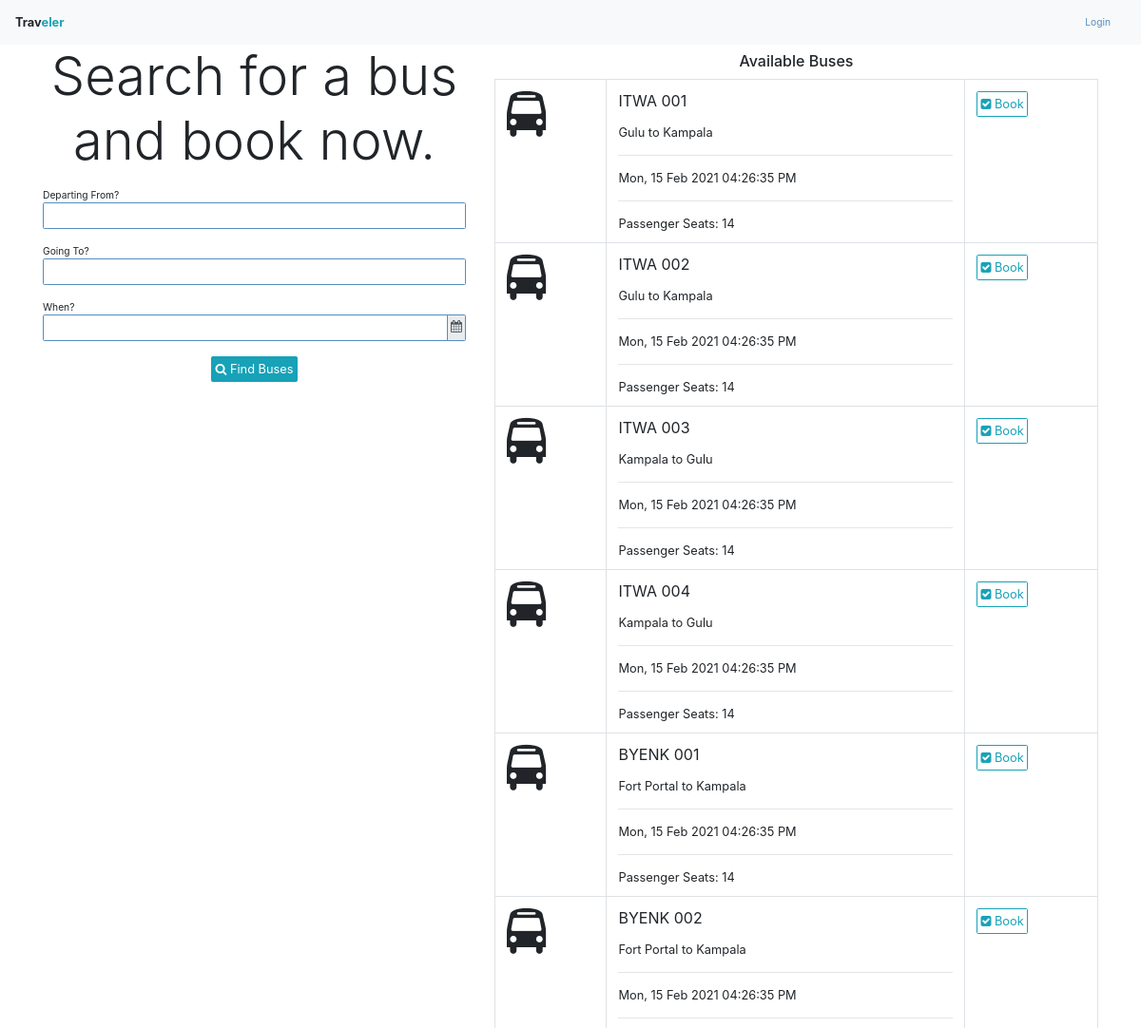
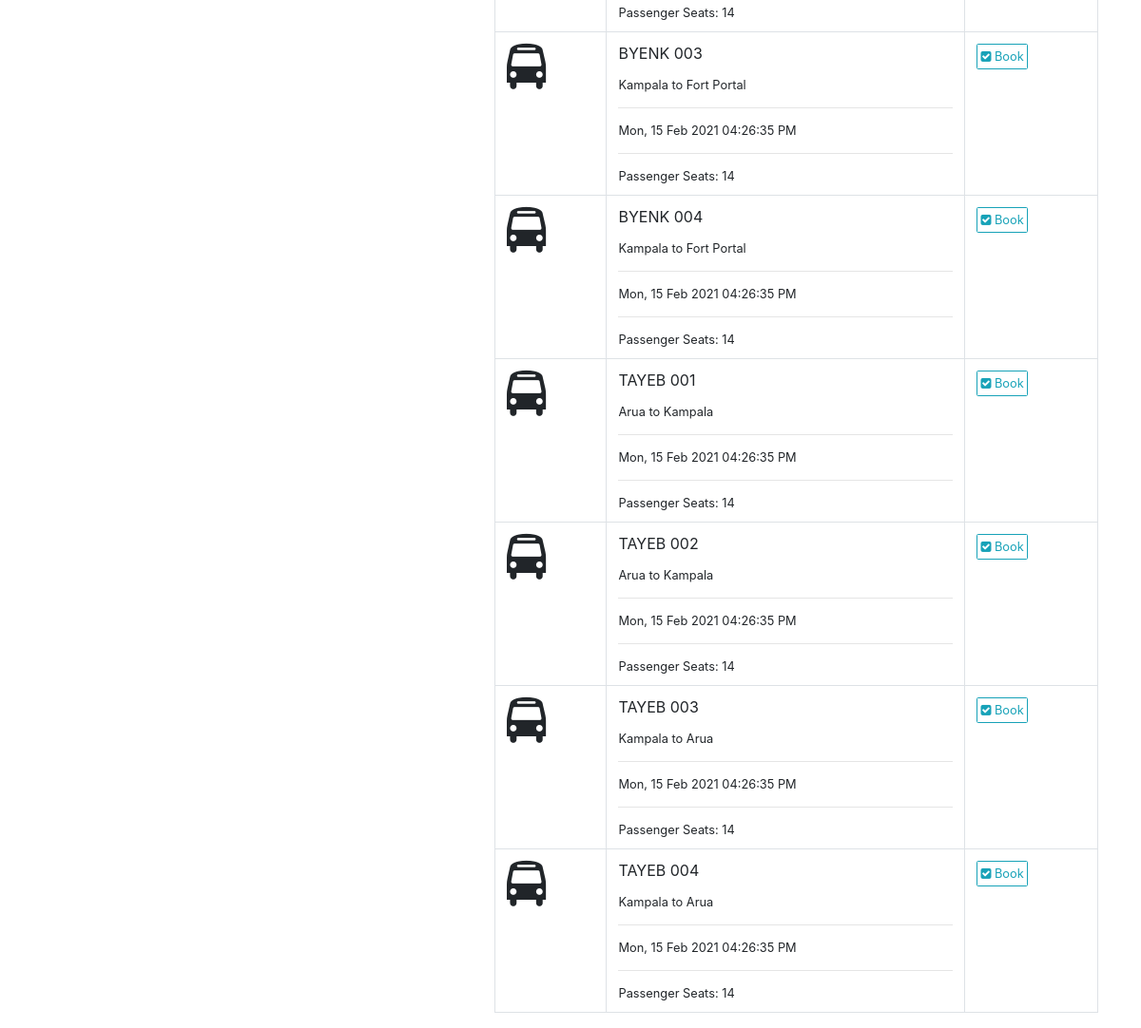
The page /bus/search on the database as committed earlier (2 pictures, top to bottom).
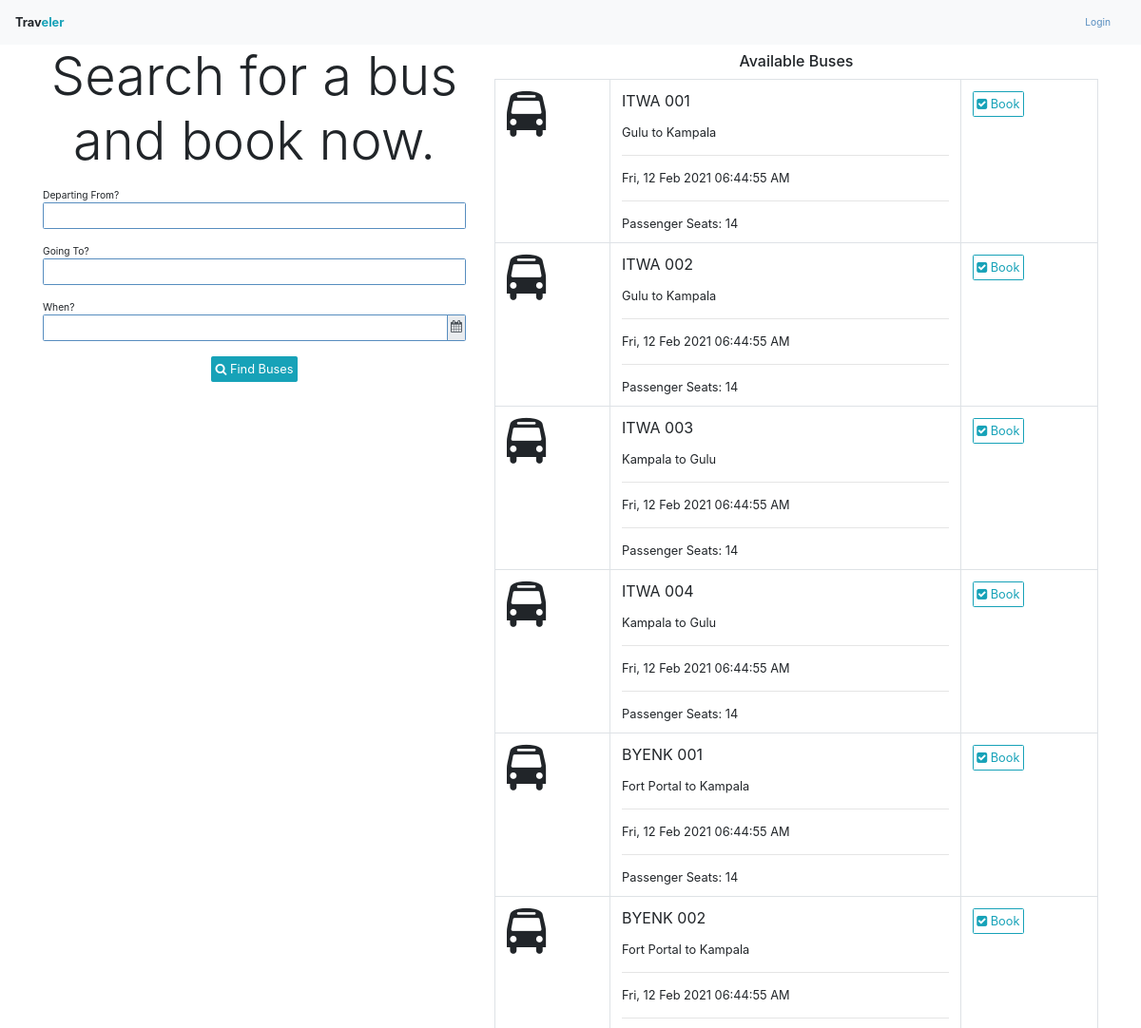
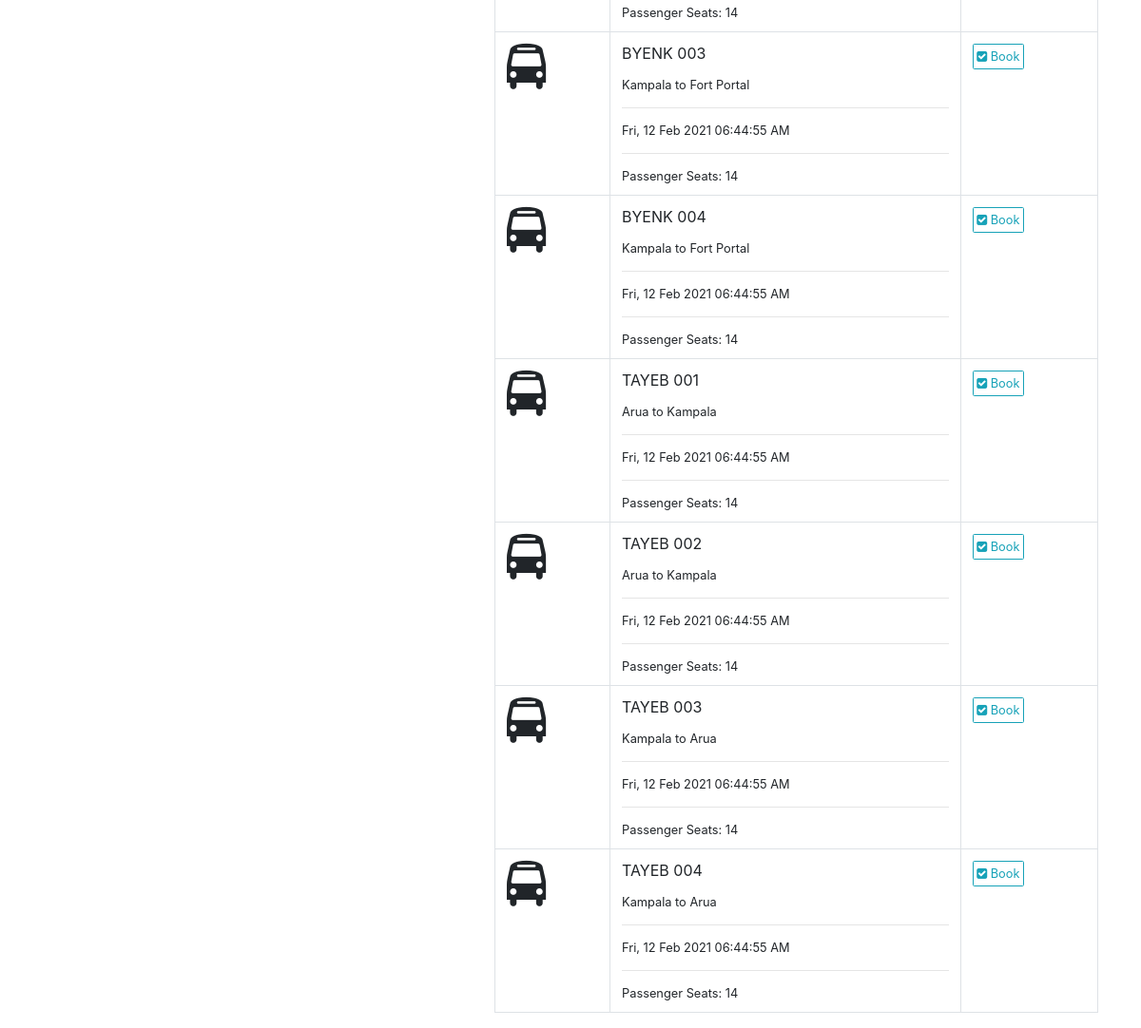
The same page on the database as committed later (2 pictures, top to bottom).
### app/models/models.py (models this page shows, shortened)
class Bus(db.Model):
    id = db.Column(db.Integer, primary_key=True)
    number = db.Column(db.String(16))
    columns = db.Column(db.Integer)
    rows = db.Column(db.Integer)
    broadcast = db.Column(db.Boolean)
    departure_time = db.Column(db.DateTime)
    schedule_cancelled_reason = db.Column(db.String(1024))
    booking_deadline = db.Column(db.DateTime)
    free_bus_time = db.Column(db.DateTime)
    branch_id = db.Column(db.Integer, db.ForeignKey("branch.id"))
    company_id = db.Column(db.Integer, db.ForeignKey("company.id"))
    status_id = db.Column(db.Integer, db.ForeignKey("status.id"))
    journey_id = db.Column(db.Integer, db.ForeignKey("journey.id"))
    grids = db.relationship("Grid", backref="bus", cascade="delete", lazy="dynamic")
    bookings = db.relationship("Booking", backref="bus")
    payments = db.relationship("Payment", backref="bus")
    def seats(self):
        return list(filter(lambda grid:grid.grid_type==1, self.grids))

class Journey(db.Model):
    id = db.Column(db.Integer, primary_key=True)
    from_ = db.Column(db.String(64))
    to = db.Column(db.String(64))
    distance = db.Column(db.Float)
    duration = db.Column(db.Float)
    branch_id = db.Column(db.Integer, db.ForeignKey("branch.id"))
    buses = db.relationship("Bus", backref="journey")
    pickups = db.relationship("Pickup", backref="journey")
    pricings = db.relationship("Pricing", backref="journey")
    payments = db.relationship("Payment", backref="journey")
    def __str__(self):
        return f"{self.from_} to {self.to}"

### app/WEB/views/bus.py (the view)
@bus_bp.route("/search", methods=["GET"])
def search_buses():
	search_buses_form = SearchBusesForm(request.args)
	from_ = None
	to = None
	departure_time = None
	if search_buses_form.validate():
		data = search_buses_form.data
		from_ = data.get("from_")
		to = data.get("to")
		departure_time = data.get("departure_time")
	buses = find_buses(from_=from_, to=to, departure_time=departure_time)
	if departure_time:
		search_buses_form.departure_time.data = departure_time.strftime(app.config.get("TIME_FORMAT"))
	template = "index/search-buses-results.html"
	if current_user.is_authenticated:
		template = "bus/passenger-buses.html"
	return render_template(template, buses=buses, search_buses_form=search_buses_form)

### app/WEB/forms/bus.py (shortened to what this page needs)
class SearchBusesForm(FlaskForm):
	UTC_offset = StringField(widget=HiddenInput())
	from_ = StringField("Departing From?", validators=[])
	to = StringField("Going To?", validators=[])
	departure_time = StringField("When?", validators=[])
	submit = SubmitField('Find Bus')
	def __init__(self, *args, **kwargs):
		super().__init__(*args, **kwargs)
		self.datetime_format = app.config.get("TIME_FORMAT")
	def validate_departure_time(form, field):
		departure_time = field.data

### app/WEB/context_processors.py (called while the page is built)
@app.context_processor
def application():
	return  {
		"HOST": app.config.get("HOST_ADDRESS")
	}

@app.context_processor
def company():
	context = dict()
	if current_user.is_authenticated:
		context["profile"] = current_user.profile
		branch = current_user.profile.branch
		if branch:
			context["branch"] = branch
			context["company"] = branch.company
	return context

### app/WEB/template_filters.py (called while the page is built)
def datetimeformat(value, format='%H:%M / %d-%m-%Y'):
	if isinstance(value, datetime):
		return value.strftime(format)

### app/helpers/datetimes.py (called while the page is built)
def now():
	return datetime.datetime.now().astimezone(timezone)

### app/utils.py (called while the page is built, shortened)
def find_buses(from_=None, to=None, departure_time=None, company_id=None):
	journeys_query = Journey.query
	if from_:
	    journeys_query = journeys_query.filter(Journey.from_==from_)
	if to:
	    journeys_query = journeys_query.filter(Journey.to==to)
	journeys = journeys_query.all()
	buses_query = Bus.query.filter(Bus.journey_id.in_([journey.id for journey in journeys]), Bus.booking_deadline > now())
	if company_id:
	    buses_query = buses_query.filter_by(company_id=company_id)
	return buses_query.all()

### app/templates/index/search-buses-results.html
{% extends 'index/home-base.html' %}
{% block content %}
<div class="container">
	<div class="row">
		<div class="col-md-5">
			{% include 'index/search-buses-form.html' %}
		</div>
		<div class="col-md-7">
			{% include 'index/available-buses.html' %}
		</div>
	</div>
</div>
{% endblock %}

### app/templates/index/home-base.html
{% extends 'base.html' %}
{% block body %}
<div class="container-fluid p-0">
	<div class="nav navbar navbar-light bg-light">
		<strong>Trav<span class="text-info">eler</span></strong>
		{% block nav_options %}
			<a href="{{ url_for('index.login') }}" class="nav-link"><small>Login</small></a>
		{% endblock %}
	</div>
	{% block content %}
	{% endblock %}
</div>
{% endblock %}

### app/templates/base.html (shortened to what this page needs)
<html>
	<head>
		<link rel="stylesheet" type="text/css" href="{{ url_for('static', filename='css/bootstrap.min.css') }}">
		<link rel="stylesheet" type="text/css" href="{{ url_for('static', filename='css/cropper.min.css') }}">
		<link rel="stylesheet" type="text/css" href="{{ url_for('static', filename='css/tempusdominus-bootstrap-4.min.css') }}">
		<link rel="stylesheet" type="text/css" href="{{ url_for('static', filename='css/style.css') }}">
		<link rel="stylesheet" type="text/css" href="{{ url_for('static', filename='css/font-awesome.min.css') }}">
	</head>
	<body>
		{% block body %}
		{% endblock %}
	</body>
</html>

### app/templates/index/search-buses-form.html (shortened to what this page needs)
{% from 'helpers.html' import render_string_field, render_UTC_field, render_datetime_field %}
<p class="display-4 text-center">Search for a bus and book now.</p>
<div class="login-content">
<form method="GET" action="{{ url_for('bus.search_buses') }}" >
	{{ render_string_field(search_buses_form.from_) }}
	{{ render_string_field(search_buses_form.to) }}
	{{ render_datetime_field(search_buses_form.departure_time, "departure-time-datetimepicker") }}
	<div align="center" class="border-0">
		<button class="btn btn-info"><span class="fa fa-search"></span> Find Buses</button>
	</div>
</form>
</div>

### app/templates/helpers.html (shortened to what this page needs)
{% macro render_string_field(field) %}
	<div class='form-group'>
		<small>{{field.label.text}}</small>
		{% if field.errors %}
			{{ field(class="form-control is-invalid", **kwargs)|safe }}
			<div class="invalid-feedback">
				{% for error in field.errors %}
					{{ error }}
				{% endfor %}
			</div>
		{% else %}
		{{ field(class="form-control", **kwargs)|safe }}
		{% endif %}
	</div>
{% endmacro %}
{% macro render_datetime_field(field, datetimepicker_id, datetime_format="MMMM DD YYYY, hh:mm A") %}
	<div class="form-group">
		<small>{{field.label.text}}</small>
		{% if field.errors %}
			<div class="input-group date" id="{{datetimepicker_id}}" data-target-input="nearest">
				{{ field(type="text", class="form-control is-invalid datetimepicker-input", data_target="#{{datetimepicker_id}}", **kwargs)|safe }}
				<div class="input-group-append" data-target="#{{datetimepicker_id}}" data-toggle="datetimepicker">
					<div class="input-group-text">
						<i class="fa fa-calendar"></i>
					</div>
				</div>
				<div class="invalid-feedback">
					{% for error in field.errors %}
						{{ error }}
					{% endfor %}
				</div>
			</div>
		{% else %}
		<div class="input-group date" id="{{datetimepicker_id}}" data-target-input="nearest">
			{{ field(type="text", class="form-control datetimepicker-input", data_target='#'+datetimepicker_id, **kwargs)|safe }}
			<div class="input-group-append" data-target="#{{datetimepicker_id}}" data-toggle="datetimepicker">
				<div class="input-group-text">
					<i class="fa fa-calendar"></i>
				</div>
			</div>
		</div>
		{% endif %}
	</div>
{% endmacro %}

### app/templates/index/available-buses.html
<h5 class="p-2 m-0 text-center">Available Buses</h5>
<table class="table table-responsive-sm border">
    <tbody>
        {% for bus in buses %}
            <tr>
                <td>
                	<span class="fa fa-bus fa-3x"></span>
                </td>
                <td class="border m-auto">
                    <p>{{bus.number}}</p>
                    <small>{{bus.journey}}</small>
                    <hr>
                    <small>{{bus.departure_time|datetimeformat('%a, %d %b %Y %r')}}</small>
                    <hr>
                    <small>Passenger Seats: {{bus.seats()|length}} </small>
                </td>
                <td><a href="{{url_for('bus.get_passenger_bus', bus_id=bus.id)}}" class='btn btn-outline-info'><span class="fa fa-check-square"></span> Book</a></td>
            </tr>
        {% else %}
            <div class="container" align="center">
                <p class="display-5 text-muted p-2">No Buses Available!</p>
            </div>
        {% endfor %}
    </tbody>
</table>

### app/static/css/style.css (style rules this page uses)
.login-content { max-width: 510px; margin: 2vh auto; }

Rows that differ between the two databases and show on the page:
changed Bus "ITWA 001": departure_time "Mon, 15 Feb 2021 04:26:35 PM" → "Fri, 12 Feb 2021 06:44:55 AM"
changed Bus "ITWA 002": departure_time "Mon, 15 Feb 2021 04:26:35 PM" → "Fri, 12 Feb 2021 06:44:55 AM"
changed Bus "ITWA 003": departure_time "Mon, 15 Feb 2021 04:26:35 PM" → "Fri, 12 Feb 2021 06:44:55 AM"
changed Bus "ITWA 004": departure_time "Mon, 15 Feb 2021 04:26:35 PM" → "Fri, 12 Feb 2021 06:44:55 AM"
changed Bus "BYENK 001": departure_time "Mon, 15 Feb 2021 04:26:35 PM" → "Fri, 12 Feb 2021 06:44:55 AM"
changed Bus "BYENK 002": departure_time "Mon, 15 Feb 2021 04:26:35 PM" → "Fri, 12 Feb 2021 06:44:55 AM"
changed Bus "BYENK 003": departure_time "Mon, 15 Feb 2021 04:26:35 PM" → "Fri, 12 Feb 2021 06:44:55 AM"
changed Bus "BYENK 004": departure_time "Mon, 15 Feb 2021 04:26:35 PM" → "Fri, 12 Feb 2021 06:44:55 AM"
changed Bus "TAYEB 001": departure_time "Mon, 15 Feb 2021 04:26:35 PM" → "Fri, 12 Feb 2021 06:44:55 AM"
changed Bus "TAYEB 002": departure_time "Mon, 15 Feb 2021 04:26:35 PM" → "Fri, 12 Feb 2021 06:44:55 AM"
changed Bus "TAYEB 003": departure_time "Mon, 15 Feb 2021 04:26:35 PM" → "Fri, 12 Feb 2021 06:44:55 AM"
changed Bus "TAYEB 004": departure_time "Mon, 15 Feb 2021 04:26:35 PM" → "Fri, 12 Feb 2021 06:44:55 AM"
